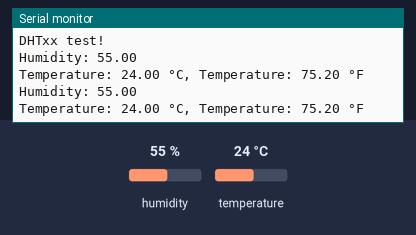
Bench run of a sketch on a simulated Arduino Uno, built with avr-gcc and run on an emulated ATmega328P. On the bench: the last lines printed to the serial monitor. Inputs (shaded band) come from the test bench; at power-on: humidity 55 %, temperature 24 °C.

Above: at 10.8 s.
10.9 s: humidity set to 22 %
At 20.7 s:
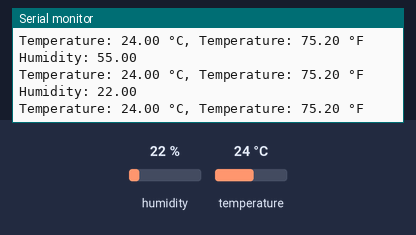
20.9 s: temperature set to 12 °C
At 30.7 s:
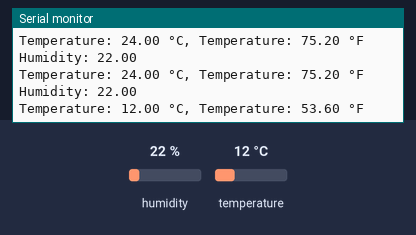
30.9 s: humidity set to 40 %
At 41.5 s:
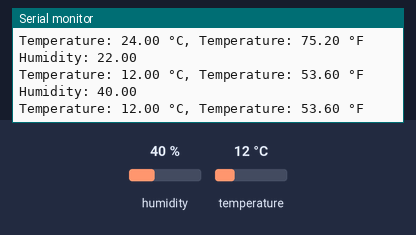
Timing chart, 0 to 43.0 s (numbered marks = the images above; inputs shaded):
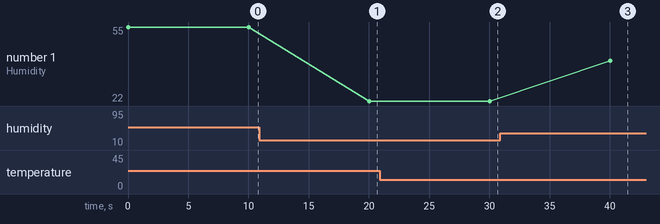

The sketch:

sketch_nov18b.ino
```cpp
#include <DHT.h>
#include <Adafruit_Sensor.h>
#include <DHT_U.h>

// DHT22 settings
#define DHTPIN 4  // GPIO 4 for DHT22
#define DHTTYPE DHT22
DHT dht(DHTPIN, DHTTYPE);

void setup() {
  // Initialize serial communication
  Serial.begin(9600);

  // Initialize the DHT22 sensor
  Serial.println(F("DHTxx test!"));
  dht.begin();
}

void loop() {
  // === DHT22 Sensor Readings ===
  float h = dht.readHumidity();
  // Read temperature as Celsius (the default)
  float t = dht.readTemperature();
  // Read temperature as Fahrenheit (isFahrenheit = true)
  float f = dht.readTemperature(true);

  if (isnan(h) || isnan(t) || isnan(f)) {
    Serial.println(F("Failed to read from DHT sensor!"));
    return;
  }

  // Print humidity and temperatures
  Serial.print(F("Humidity: "));
  Serial.println(h);
  Serial.print(F("Temperature: "));
  Serial.print(t);
  Serial.print(F(" °C, "));
  Serial.print(F("Temperature: "));
  Serial.print(f);
  Serial.println(F(" °F"));

  // Wait 10 seconds before the next reading
  delay(10000);
}
```

Measured:
- after the input at 10.9 s, the serial monitor: prints a new line after 9.1 s (image 1)
- after the input at 20.9 s, the serial monitor: prints a new line after 9.2 s (image 2)
- after the input at 30.9 s, the serial monitor: prints a new line after 9.1 s (image 3)
- plotted number 1: 55 → 22 after the input at 10.9 s, 22 → 40 after the input at 30.9 s
